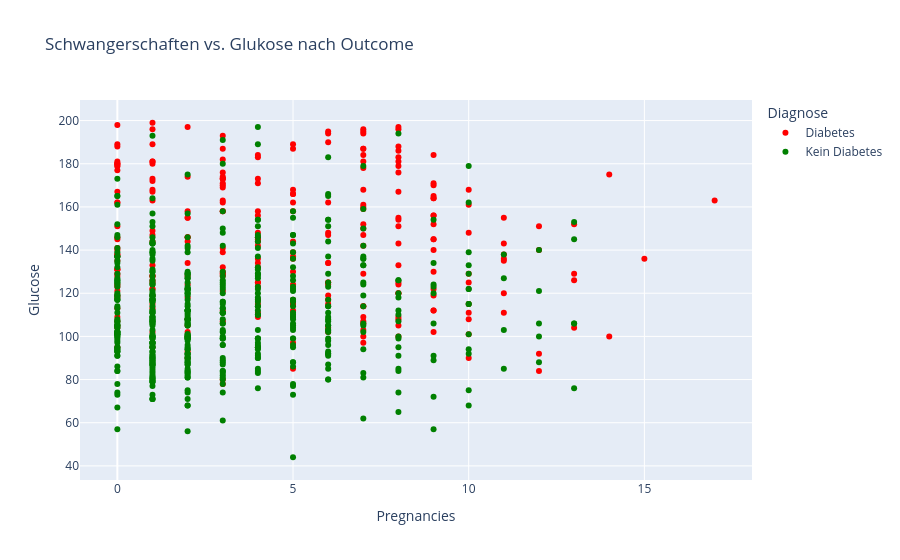

Write notebook code for a chart like this one.
### Markdown cell above
## Schwangerschaft und Diabetes (Streudiagramm)

### Code cell
import plotly.express as px

fig = px.scatter(
    df,
    x='Pregnancies',
    y='Glucose',
    color=df['Outcome'].map({0: 'Kein Diabetes', 1: 'Diabetes'}),
    color_discrete_map={'Kein Diabetes': 'green', 'Diabetes': 'red'},
    labels={'color': 'Diagnose'},
    title='Schwangerschaften vs. Glukose nach Outcome',
)


fig.write_html("figures/interactive_scatterplot_pregnancies_glucose.html") #Speicher als png nicht möglich, da interaktive Elemente enthalten sind
fig.show()

### Figure 1 — Plotly figure (JSON) as saved in the notebook; plotly's stock layout.template omitted (floating-point values rounded to 4 significant figures; data arrays with more than 128 entries replaced by an {"elided": "..."} marker saying what was removed)
{"data": [{"hovertemplate": "Diagnose=Diabetes<br>Pregnancies=%{x}<br>Glucose=%{y}<extra></extra>", "legendgroup": "Diabetes", "marker": {"color": "red", "symbol": "circle"}, "mode": "markers", "name": "Diabetes", "orientation": "v", "showlegend": true, "type": "scatter", "x": {"elided": "265 int values"}, "xaxis": "x", "y": {"elided": "265 int values"}, "yaxis": "y"}, {"hovertemplate": "Diagnose=Kein Diabetes<br>Pregnancies=%{x}<br>Glucose=%{y}<extra></extra>", "legendgroup": "Kein Diabetes", "marker": {"color": "green", "symbol": "circle"}, "mode": "markers", "name": "Kein Diabetes", "orientation": "v", "showlegend": true, "type": "scatter", "x": {"elided": "496 int values"}, "xaxis": "x", "y": {"elided": "496 int values"}, "yaxis": "y"}], "layout": {"legend": {"title": {"text": "Diagnose"}, "tracegroupgap": 0}, "title": {"text": "Schwangerschaften vs. Glukose nach Outcome"}, "xaxis": {"anchor": "y", "domain": [0, 1], "title": {"text": "Pregnancies"}}, "yaxis": {"anchor": "x", "domain": [0, 1], "title": {"text": "Glucose"}}}}
